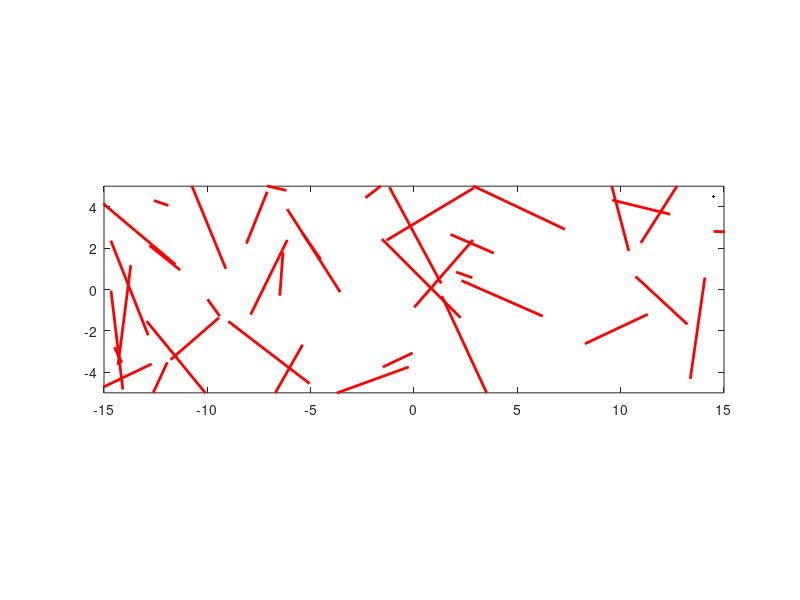

This chart was generated by the following MATLAB code: (Note: this script raises an error after producing the figure.)
% simple straight line RRT for fun
% v2 - each expansion is the same length
% v3 - tree from both start and finish
% v4 - just expand each tree, don't try to connect to nearest
% v5 - keeps going instead of stopping as soon as 1st path found

close all
clear all

% initial and target positions
xF = [-14.5;-4.5];
x0 = [14.5;4.5];

% distance for each expansion
dMove = 0.3;

% operating box [xLo yLo xHi yHi]
worldBox = [-15 -5 15 5];

% finishing tolerance
dTol = dMove;

% wall locations [x1 y1 x2 y2]
wallsPots = [-1 1 1 1;
    -1 -1 1 -1;
    -1 1 -1 -1;
    1 1 1 0;
    0 0 1 0;
    -4 1 -2 1;
    -4 -1 -2 -1;
    -4 0 -4 -1;
    -2 -1 -2 1;
    -4 0 -3 0];

%walls = [-2 -1 -2 1];

wallsRand = (2*rand(40,4)-1)*[15 0 15 0;
                          0 5  0 5;
                          0 0  5 0;
                          0 0  0 5];

wallsZigzag = [(-10:5:10)' 3.1*sin((-10:5:10)'*pi/10)+3 (-10:5:10)' 3.1*sin((-10:5:10)'*pi/10)-3];

walls = wallsRand;
%walls = wallsZigzag;

% number of walls
nWalls = size(walls,1);

% initialise node and arc list
nodesS=x0;
arcsS=[1;1];
costsS=0;

% initialise tree from target
nodesF=xF;
arcsF=[1;1];
costsF=0;

% running progress plot
plotFlag=1;
%figure
plot(walls(:,[1 3])',walls(:,[2 4])','r','LineWidth',2)
axis equal
axis(worldBox([1 3 2 4]))
hold on
% placeholder for incumbent plot
hPath = plot(x0(1),x0(2),'k.','LineWidth',2);
incumb = inf;
pathCount=0;

% loop
for ii=1:200000,
    
    % default - not finished
    finFlag=0;
    
    % new node to aim for
    targNode = worldBox(1:2)'+rand(2,1).*(worldBox(3:4)'-worldBox(1:2)');
    
    % expand S tree towards it
    [newNode,closestNode,nodesS,arcsS,costsS] = expandTree(targNode,nodesS,arcsS,costsS,walls,dMove);
    
    % if node was added
    if ~isempty(newNode),
        
        % plot progress
        if exist('plotFlag','var'),
            if plotFlag>0,
                plot([newNode(1) nodesS(1,closestNode)],[newNode(2) nodesS(2,closestNode)],'g','LineWidth',2)
            end
        end
        
        % find closest distance to other tree
        [minDist,minNode]=distFromTree(newNode,nodesF);
        
        % check for end - first see if close
        if minDist<dTol,
            % then check visibility
            if isVisible(newNode,nodesF(:,minNode),walls)==1,
            %if isVisibleMex(newNode,nodesF(:,minNode),walls')==1,
                % end nodes are newest and closest on other tree
                endNodeF = minNode;
                endNodeS = size(nodesS,2);
                pathLength = costsS(endNodeS)+costsF(endNodeF)+minDist;
                % made it
                finFlag=1;
            end
        end
        
    end
    
    % expand F tree towards it
    [newNode,closestNode,nodesF,arcsF,costsF] = expandTree(targNode,nodesF,arcsF,costsF,walls,dMove);
    
    % if node was added
    if ~isempty(newNode),
        
        % plot progress
        if exist('plotFlag','var'),
            if plotFlag>0,
                plot([newNode(1) nodesF(1,closestNode)],[newNode(2) nodesF(2,closestNode)],'c','LineWidth',2)
                title(sprintf('Iter %i',ii))
                drawnow
            end
        end
        
        
        
        % find closest distance to other tree
        [minDist,minNode]=distFromTree(newNode,nodesS);
        
        % check for end - first see if close
        if minDist<dTol,
            % then check visibility
            if isVisible(newNode,nodesS(:,minNode),walls)==1,
            %if isVisibleMex(newNode,nodesS(:,minNode),walls')==1,
                % end nodes are newest and closest on other tree
                endNodeS = minNode;
                endNodeF = size(nodesF,2);
                pathLength = costsS(endNodeS)+costsF(endNodeF)+minDist;
                % made it
                finFlag=1;
            end
        end
        
    end
    
    if finFlag==1,
        
        %break
        
        if pathLength<incumb,
            incumb=pathLength;
            
            delete(hPath)
            
            % path through end tree
            nodePathF = pathToNode(arcsF,endNodeF);
            
            % path through start tree
            nodePathS = pathToNode(arcsS,endNodeS);
            
            % combine and plot
            pathNodes = [nodesS(:,nodePathS(end:-1:1)) nodesF(:,nodePathF)];
            hPath=plot(pathNodes(1,:),pathNodes(2,:),'k','LineWidth',2);
            
            pathCount = pathCount+1;
            if pathCount>2,
                break
            end
            
        end
        
    end
    
end

pause(2)
return

% final plot
cla
hold on
plot([nodesS(1,arcsS(1,:));nodesS(1,arcsS(2,:))],[nodesS(2,arcsS(1,:));nodesS(2,arcsS(2,:))],'g')
plot([nodesF(1,arcsF(1,:));nodesF(1,arcsF(2,:))],[nodesF(2,arcsF(1,:));nodesF(2,arcsF(2,:))],'c')
plot(walls(:,[1 3])',walls(:,[2 4])','r')

% stop here if failed to find it
if finFlag==0,
    return
end

% prepare to plot path
hold on

% path through end tree
nodePathF = pathToNode(arcsF,endNodeF);
plot(nodesF(1,nodePathF),nodesF(2,nodePathF),'k')

% path through start tree
nodePathS = pathToNode(arcsS,endNodeS);
plot(nodesS(1,nodePathS),nodesS(2,nodePathS),'k')

% link the two
plot([nodesS(1,endNodeS) nodesF(1,endNodeF)],[nodesS(2,endNodeS) nodesF(2,endNodeF)],'k')
